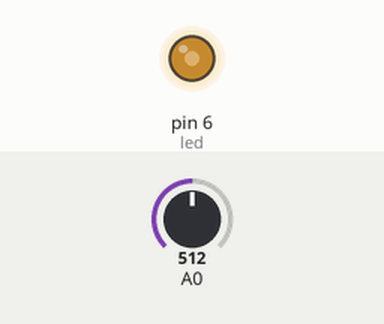
Simulated run of this sketch. Board: Arduino Uno, built with avr-gcc and run on an emulated ATmega328P. Parts: output pins drawn as LEDs (lit = HIGH). The inputs (shaded band) are chosen by the test bench; at power-on: A0 = 512.

Above: at 1.2 s.
1.3 s: A0 set to 716
At 2.1 s:
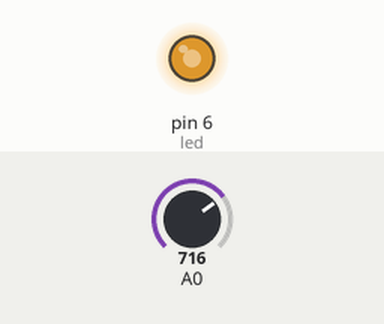
2.8 s: A0 set to 900
At 3.3 s:
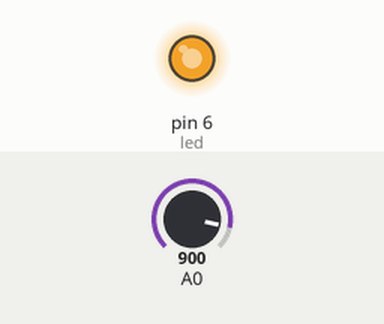
4.3 s: A0 set to 122
At 5.5 s:
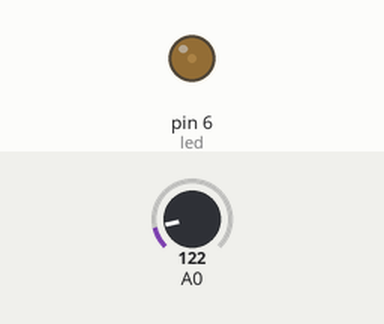
5.8 s: A0 set to 0
At 6.9 s:
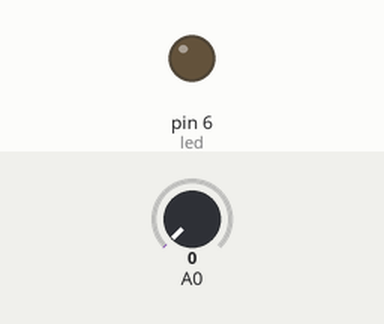
Timing chart, 0 to 8.3 s (numbered marks = the images above; inputs shaded):
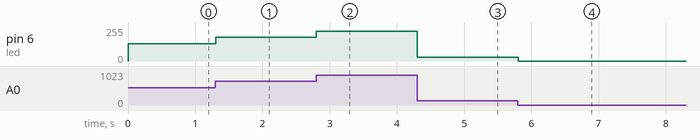

The sketch:

BRILLO_LED_CON_POTENC.ino
```cpp
/*La Sra. María quiere tener unas
luces de intensidad cambiantes en
la sala de tu casa, quiere poca luz
para los momentos en que la
familia comparte para mantener la
armonía, pero requiere bastante luz
cuando realiza sus tejidos, ella
quiere tener el control de la
intensidad de luz mediante un
potenciómetro y que la bombilla
LED se ilumine de acuerdo a lo
graduado por ella.
*/
int brillo=0;
int variacion=5;
int led=6;

void setup() {
  pinMode(led,OUTPUT);
  pinMode(A0,INPUT);
}

void loop() {
  analogWrite(led,(analogRead(A0)/4));
  delay(100);

}
```

Measured:
- after the input at 1.3 s, pin 6 (led): 128/255 → 179/255 at once
- after the input at 2.8 s, pin 6 (led): 179/255 → 225/255 at once
- after the input at 4.3 s, pin 6 (led): 225/255 → 30/255 at once
- after the input at 5.8 s, pin 6 (led): 30/255 → 0/255 at once
